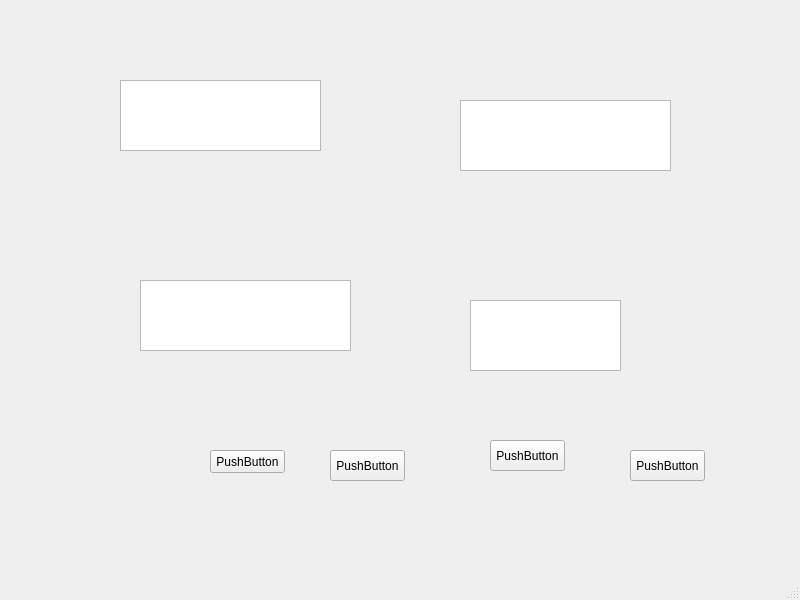
<?xml version="1.0" encoding="UTF-8"?>
<ui version="4.0">
 <class>MainWindow</class>
 <widget class="QMainWindow" name="MainWindow">
  <property name="geometry">
   <rect>
    <x>0</x>
    <y>0</y>
    <width>800</width>
    <height>600</height>
   </rect>
  </property>
  <property name="windowTitle">
   <string>MainWindow</string>
  </property>
  <widget class="QWidget" name="centralwidget">
   <widget class="QTextEdit" name="textEdit">
    <property name="geometry">
     <rect>
      <x>120</x>
      <y>80</y>
      <width>201</width>
      <height>71</height>
     </rect>
    </property>
   </widget>
   <widget class="QTextEdit" name="textEdit_2">
    <property name="geometry">
     <rect>
      <x>460</x>
      <y>100</y>
      <width>211</width>
      <height>71</height>
     </rect>
    </property>
   </widget>
   <widget class="QTextEdit" name="textEdit_3">
    <property name="geometry">
     <rect>
      <x>470</x>
      <y>300</y>
      <width>151</width>
      <height>71</height>
     </rect>
    </property>
   </widget>
   <widget class="QTextEdit" name="textEdit_4">
    <property name="geometry">
     <rect>
      <x>140</x>
      <y>280</y>
      <width>211</width>
      <height>71</height>
     </rect>
    </property>
   </widget>
   <widget class="QPushButton" name="pushButton">
    <property name="geometry">
     <rect>
      <x>210</x>
      <y>450</y>
      <width>75</width>
      <height>23</height>
     </rect>
    </property>
    <property name="text">
     <string>PushButton</string>
    </property>
   </widget>
   <widget class="QPushButton" name="pushButton_2">
    <property name="geometry">
     <rect>
      <x>330</x>
      <y>450</y>
      <width>75</width>
      <height>31</height>
     </rect>
    </property>
    <property name="text">
     <string>PushButton</string>
    </property>
   </widget>
   <widget class="QPushButton" name="pushButton_3">
    <property name="geometry">
     <rect>
      <x>490</x>
      <y>440</y>
      <width>75</width>
      <height>31</height>
     </rect>
    </property>
    <property name="text">
     <string>PushButton</string>
    </property>
   </widget>
   <widget class="QPushButton" name="pushButton_4">
    <property name="geometry">
     <rect>
      <x>630</x>
      <y>450</y>
      <width>75</width>
      <height>31</height>
     </rect>
    </property>
    <property name="text">
     <string>PushButton</string>
    </property>
   </widget>
  </widget>
  <widget class="QMenuBar" name="menubar">
   <property name="geometry">
    <rect>
     <x>0</x>
     <y>0</y>
     <width>800</width>
     <height>21</height>
    </rect>
   </property>
  </widget>
  <widget class="QStatusBar" name="statusbar"/>
 </widget>
 <resources/>
 <connections/>
</ui>
